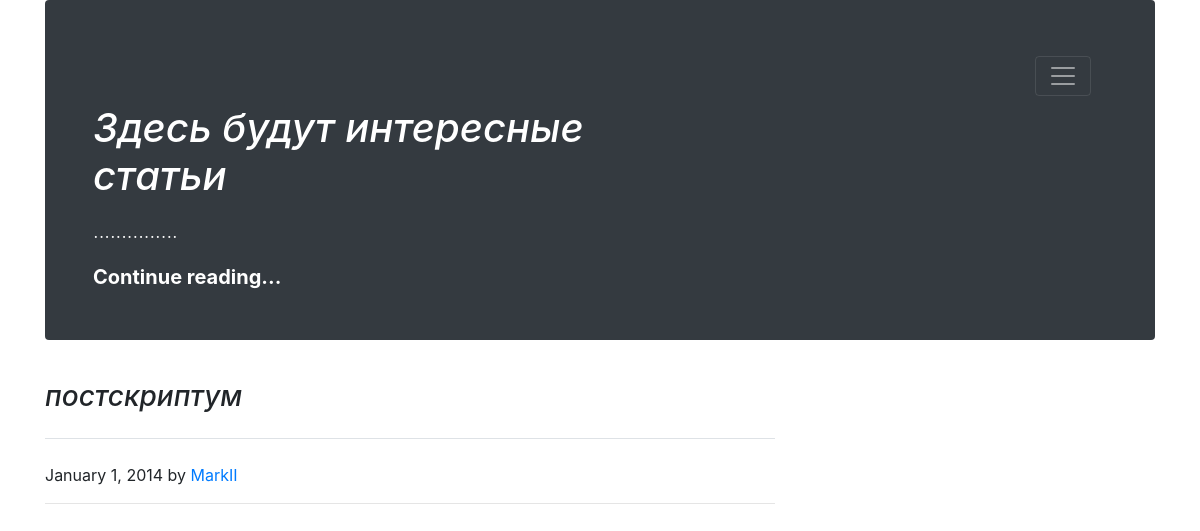
Page /sviston on the earlier database version.
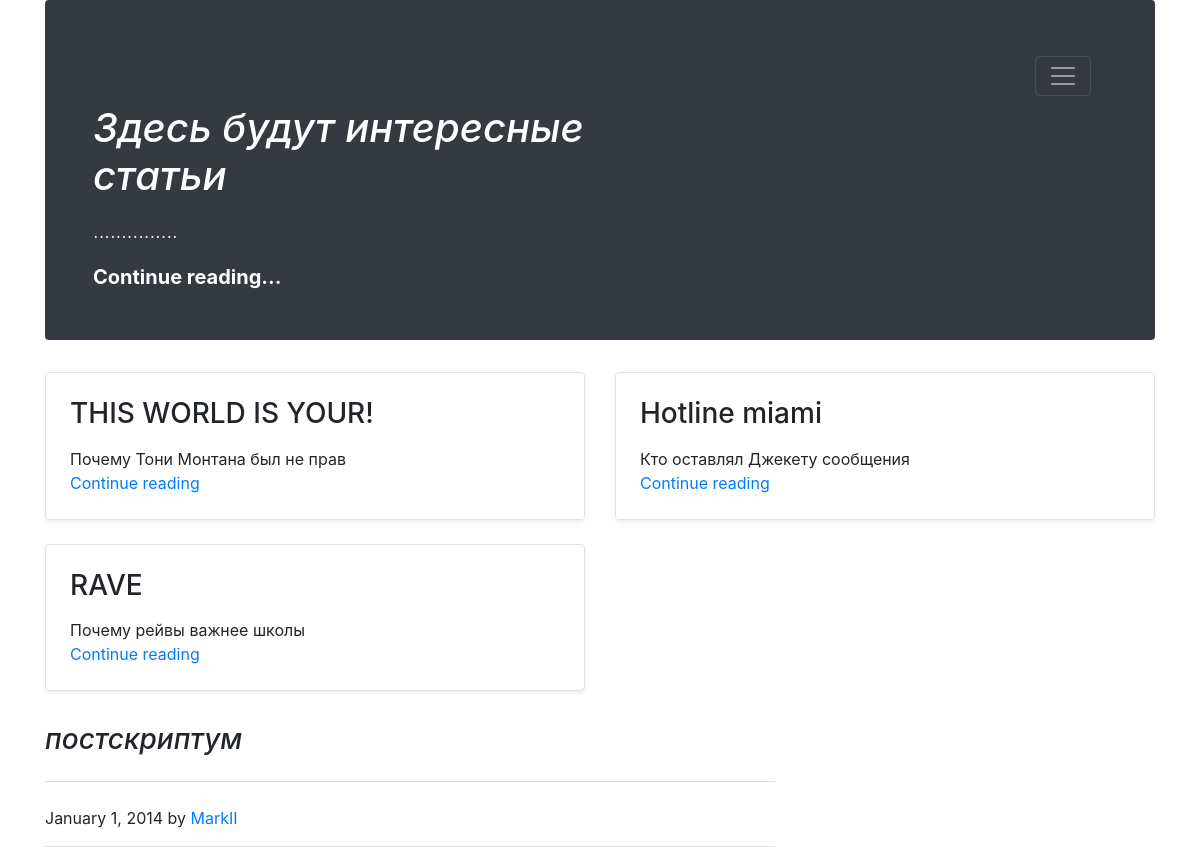
Same page on the later database version.
### app/models.py (models this page shows)
class article(models.Model):
    name = models.CharField(max_length=150)
    clarification = models.CharField(max_length=150)
    href_view = models.CharField(max_length=150)

### app/views.py (the view)
# urls.py: path('sviston', sviston),
def sviston(request):
    context = {
        'articles': article.objects.all()
    }
    return render(request, 'sviston.html', context)

### app/templates/sviston.html (shortened to what this page needs)
{% extends 'common.html' %}
{% block content%}
<body>
    <div class="container">
  <div class="jumbotron p-4 p-md-5 text-white rounded bg-dark">
      <nav class="navbar navbar-dark bg-dark">
  <button class="navbar-toggler" type="button" data-toggle="collapse" data-target="#navbarsExample01" aria-controls="navbarsExample01" aria-expanded="false" aria-label="Toggle navigation">
    <span class="navbar-toggler-icon"></span>
  </button>
</nav>
    <div class="col-md-6 px-0">
      <h1 class="display-5 font-italic">Здесь будут интересные статьи</h1>
      <p class="lead my-3">...............</p>
      <p class="lead mb-0"><a id="45" href="#" class="text-white font-weight-bold">Continue reading...</a></p>
    </div>
  </div>
  <div class="row mb-2">
    {% for i in articles %}
    <div class="col-md-6">
      <div class="row no-gutters border rounded overflow-hidden flex-md-row mb-4 shadow-sm h-md-250 position-relative">
        <div class="col p-4 d-flex flex-column position-static">
          <h3 class="mb-0">{{i.name}}</h3>
          <p class="card-text mb-auto">{{i.clarification}}</p>
          <a href="{{i.href_view}}" class="stretched-link">Continue reading</a>
        </div>
      </div>
    </div>
     {%endfor%}
  </div>
</div>
<main role="main" class="container">
  <div class="row">
    <div class="col-md-8 blog-main">
      <h3 class="pb-4 mb-4 font-italic border-bottom">
        постскриптум
      </h3>
      <div class="blog-post">
        <p class="blog-post-meta">January 1, 2014 by <a href="#">MarkII</a></p>
        <hr>
{% endblock %}

Differences in the rows shown:
added article: name "THIS WORLD IS YOUR!", clarification "Почему Тони Монтана был не прав"
added article: name "Hotline miami", clarification "Кто оставлял Джекету сообщения"
added article: name "RAVE", clarification "Почему рейвы важнее школы"
